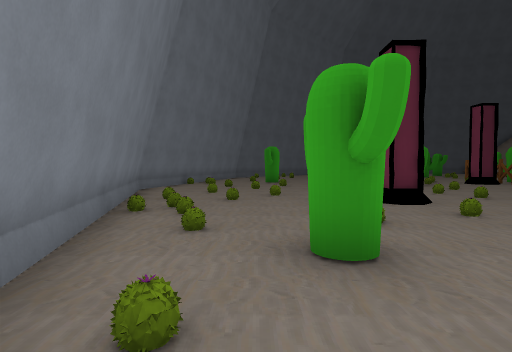
view 1 (above)

24 first-person views from a walk through a level from a Godot 3-D game. The camera is 1.5 m above the floor, tilts 2° down and sees 80° across. The floor is counted in squares, 2 m on a side. Each view is taken from the middle of a square. On the plan, view 1 faces up. The plan holds only what a view shows up to about 10 squares ahead; the rest is blank. Characters and animated objects are not drawn. Some surface patterns are stand-ins.

view 2
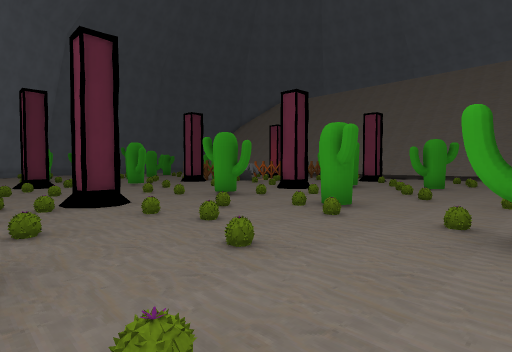

view 3
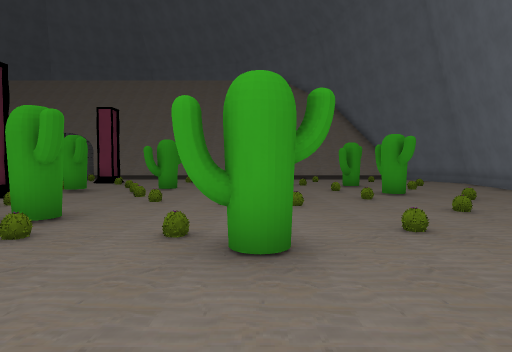

view 4
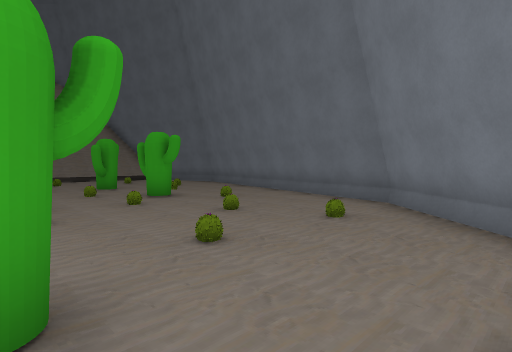

view 5
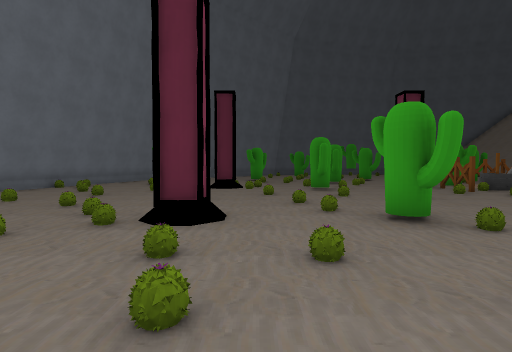

view 6
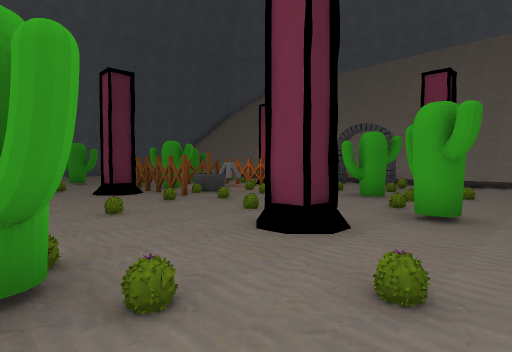

view 7
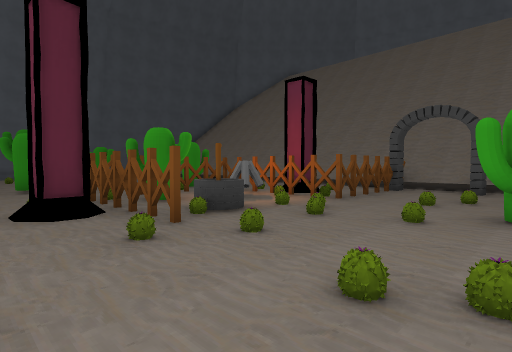

view 8
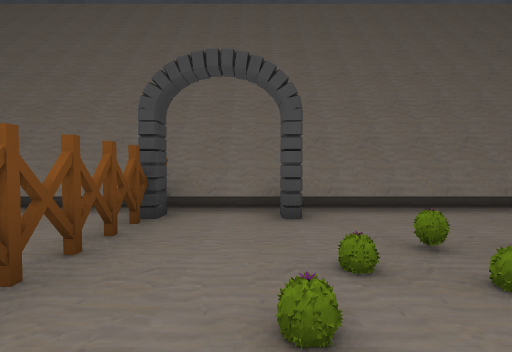

view 9
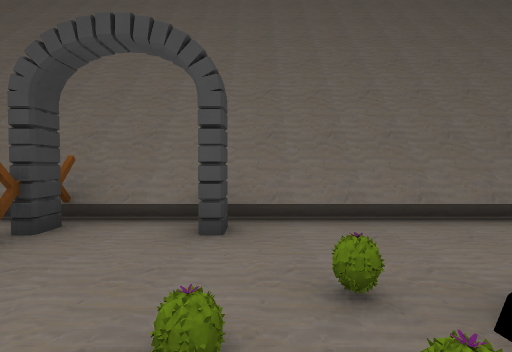

view 10
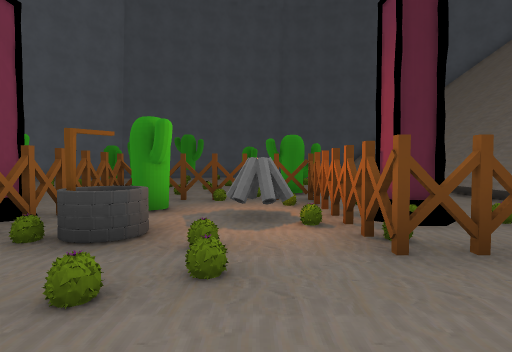

view 11
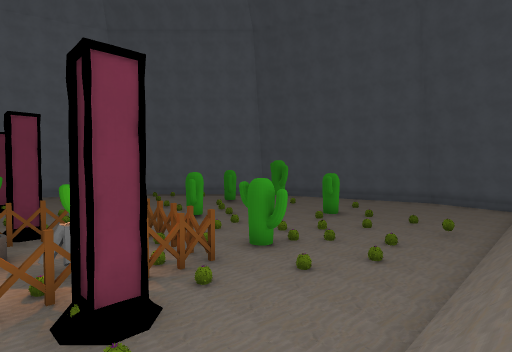

view 12
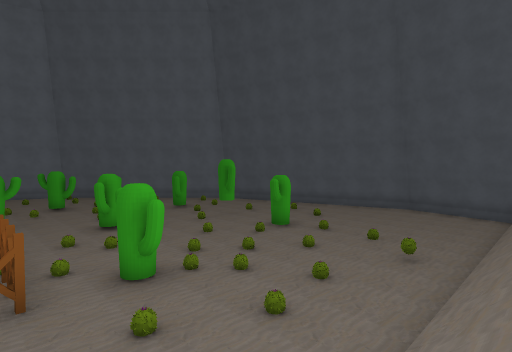

view 13
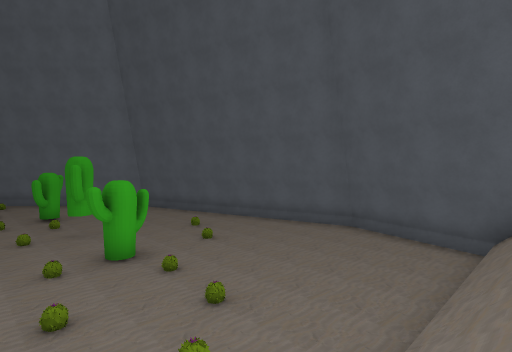

view 14
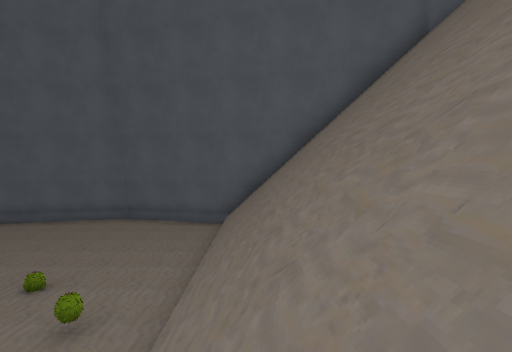

view 15
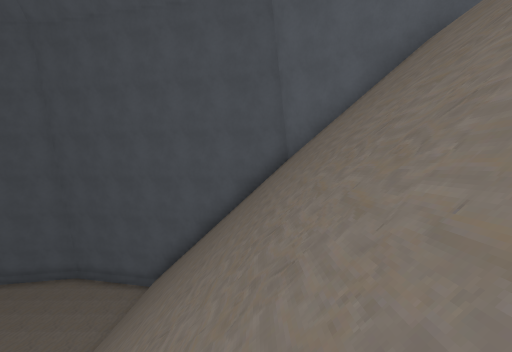

view 16
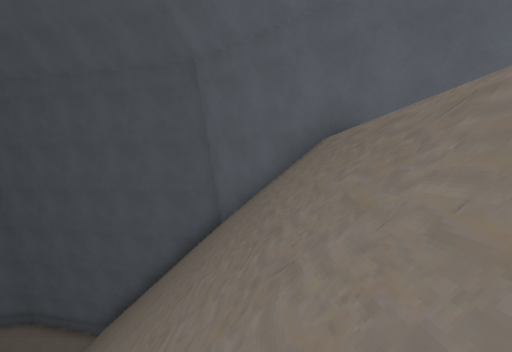

view 17
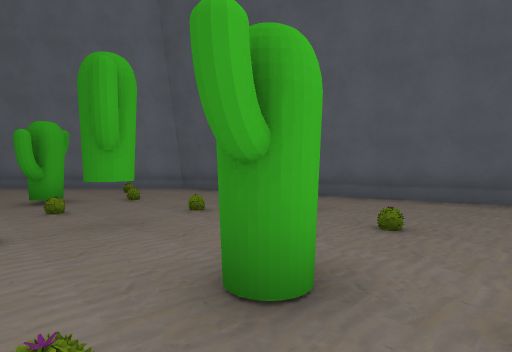

view 18
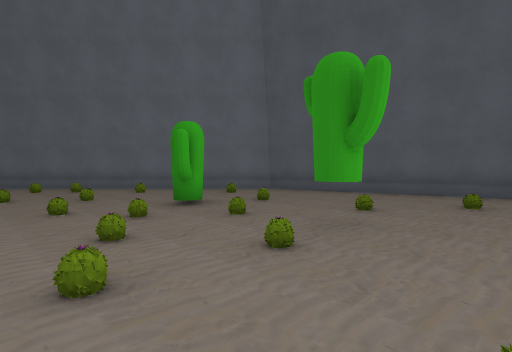

view 19
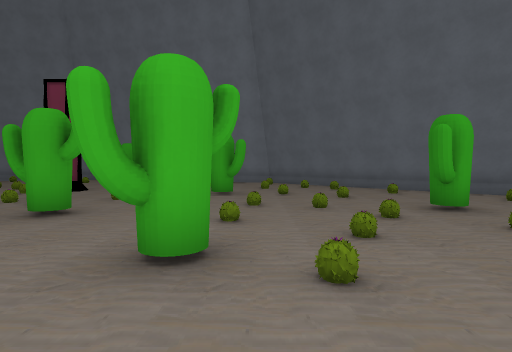

view 20
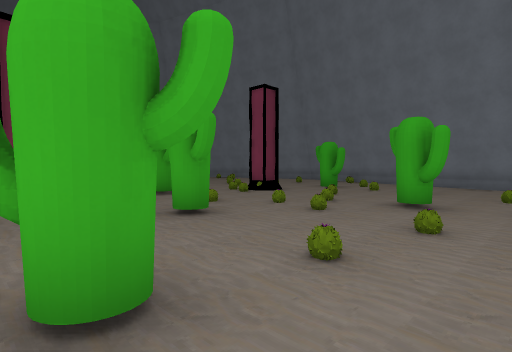

view 21
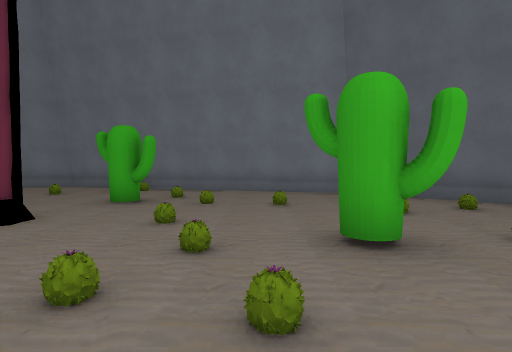

view 22
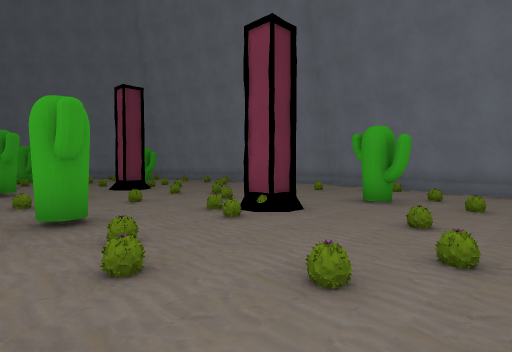

view 23
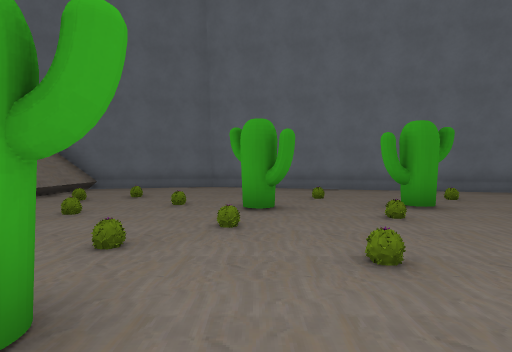

view 24
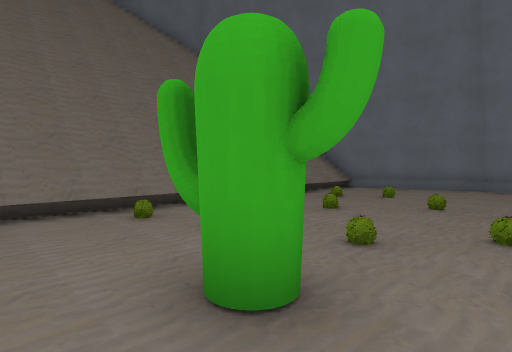

### Floor plan
Key: @ floor where view 1 was taken; # wall or solid block; x gap in a wall; . main floor; : floor 0.25 m higher than the main floor; + floor 0.5 m higher than the main floor; / step, stairs or slope; F fence; W well; C cactus; I fireplace; O other object.
Columns run from 4 left of view 1 to 27 right of it. Each row starts with its distance up from view 1.
 28                 ######
 27              ####....###
 26          #####......../###
 25         ##............///###
 24        ##............./////##
 23       ##..............//////##
 22      ##..........#....///////#
 21     ##.....#..#../....///////##
 20    ##............/...C////////##
 19   ##............+.....//////// #
 18   #...................////////
 17   #.....#.....#... ...////////
 16   #...............#...////////
 15  ##..+.....#..FOFFF...///////
 14  #...#.....#..F# .F...///////
 13  #...#........F# IF...///////
 12 ##.....#... .#FWWIF##.///////
 11 #....+....#...FWW.FFFFF//////
 10 #.....................///////
  9 #.....................///////
  8 #....................#///////
  7 ##/..........# ..#..C.///////
  6  #....:#..#..#..    ..///////
  5  ##............#......///////
  4   #..............     ///////
  3   #..x....#.....#      //////
  2   #..x...............//  ////
  1    ...............#...///////
  0     @....#..   ......////////
 -1        ...............///////
 -2        ..............   /////
 -3        ..........#....   ///
 -4        #......#.......   //
 -5        ##............//
 -6         ##............//
 -7          #####... ..../#
 -8              #### ...###
 -9                   ####

Where each view was taken, in squares from view 1:
view 1: 0 up, 0 right, facing up
view 2: 0 up, 1 right, facing up-right
view 3: 0 up, 2 right, facing right
view 4: 0 up, 3 right, facing down-right
view 5: 2 up, 4 right, facing up
view 6: 4 up, 6 right, facing up-right
view 7: 7 up, 8 right, facing up-right
view 8: 9 up, 13 right, facing right
view 9: 8 up, 14 right, facing right
view 10: 8 up, 13 right, facing up
view 11: 11 up, 19 right, facing up-left
view 12: 14 up, 19 right, facing up-left
view 13: 19 up, 19 right, facing up-left
view 14: 17 up, 19 right, facing up
view 15: 15 up, 22 right, facing up
view 16: 15 up, 24 right, facing up
view 17: 20 up, 14 right, facing up-left
view 18: 18 up, 12 right, facing up-left
view 19: 18 up, 12 right, facing left
view 20: 19 up, 10 right, facing down-left
view 21: 16 up, 7 right, facing left
view 22: 16 up, 7 right, facing down-left
view 23: 2 up, 13 right, facing down
view 24: 2 up, 13 right, facing down-right
